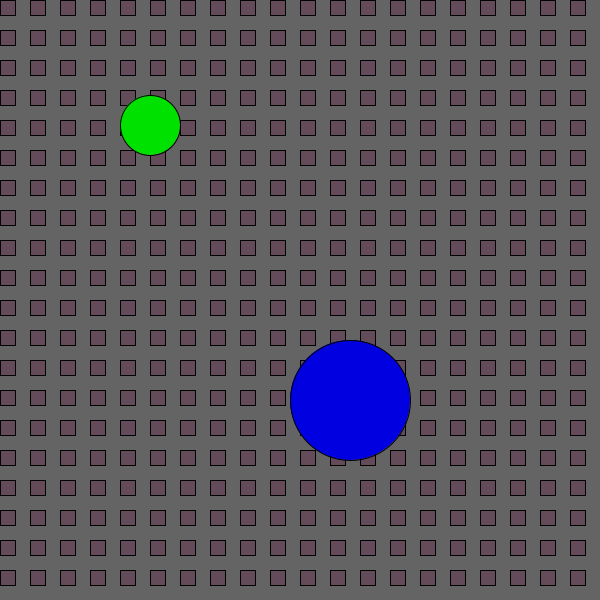
Frame 1 (no input)
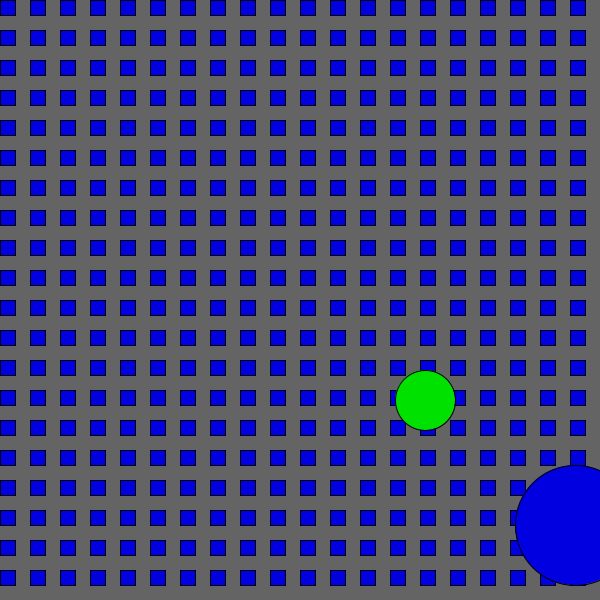
Frame 60 (the mouse pressed at the canvas centre just before this capture)
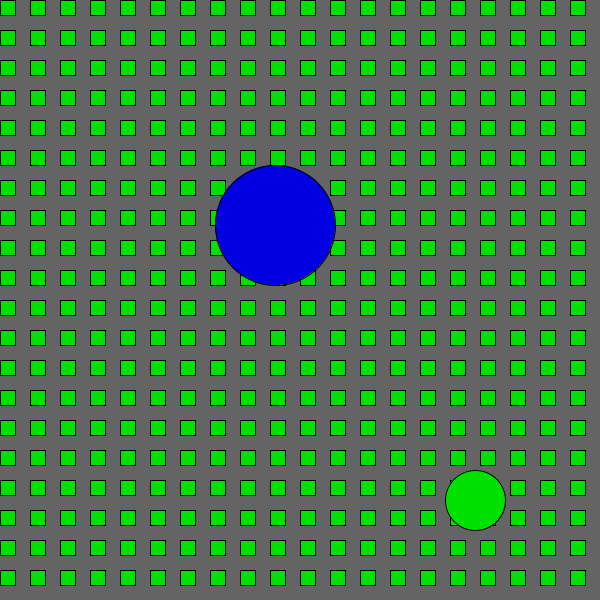
Frame 120 (the mouse held since frame 60 and released just before this capture)

The Processing sketch that drew these frames (run headless with seeded random() and noise(); from frame 60 on, the mouse is pressed at the canvas centre):

// Processing sketch: processing_41952
// ── processing_41952.pde

int  x, y; 
int j, k;
int r, g, b;
int velocityX, velocityY;
int velocityJ, velocityK;


void setup () {
  size (600, 600);
  smooth ();
  x = 150;
  y = 125;
  velocityX =  25;
  velocityY =  25;
  j= 350;
  k = 400;
  velocityJ = 25;
  velocityK= 25; 
  r = 100;
  g = 75;
  b = 90;


}

void draw () {
  background (100);
  smooth ();
  fill (r,g,b);
  for (int i = 0; i < 100; i++) {
    for (int j = 0; j < 100; j++) {
      rect (30*i, 30*j, 15, 15);
    }
  }
  //green ball
  fill (0, 225,0);
  ellipse (x, y, 60, 60);
  x+= velocityX;
  y+= velocityY;
   if (x > width -25 || x < 25) {
     velocityX *= -1;
     r = 225;
     g = 0;
     b =0;
   }
   if (y > height- 25 || y < 25) {
     velocityY *=-1;
     r = 0;
     g = 225;
     b = 0;
   }
  //blue ball
  fill (0, 0, 225);
  ellipse (j, k, 120, 120);
    j+= velocityJ;
    k+= velocityK;
    if (j > width - 25 || j < 25) {
       velocityJ *=-1;
       r = 0;
       g = 0;
       b = 225;
    }
     if (k > height - 25 || k < 25) {
        velocityK *=-1;
        r = 100;
        g = 0; 
        b = 100;
     }
     
 
   }
  
  





                
                
